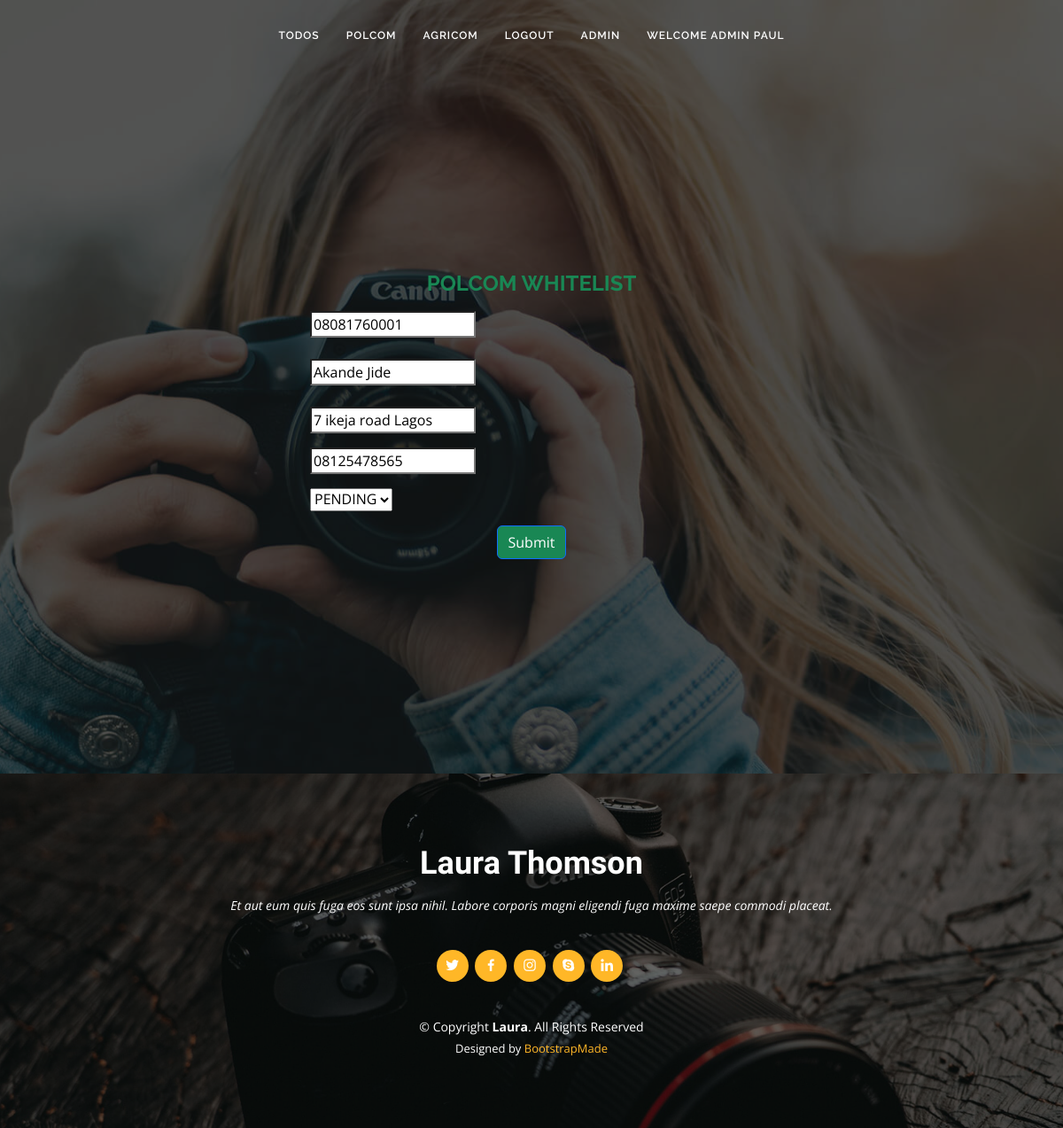
The app's page /agricom/update/1/ (signed in) with its own data.
### agricom/models.py (models this page shows, shortened)
class Agricom(models.Model):
    MYCHOICE = (
        ("pending", "PENDING"),
        ("done", "DONE")
    )
    PRINCIPAL = (
         ("yes", "YES"),
        ("no", "NO")
    )
    phone_number = models.CharField(max_length=11)
    names = models.CharField(max_length=100)
    address = models.CharField(max_length=255)
    alternate_num = models.CharField(max_length=11)
    status = models.CharField(max_length=7, choices=MYCHOICE)
    principal = models.CharField(max_length=3, choices=PRINCIPAL)
    user = models.ForeignKey(User, on_delete=models.CASCADE, blank=True, null=True)
    created_at = models.DateTimeField(auto_now_add=True, null=True)
    class Meta:
        ordering = ('-created_at', )

### agricom/views.py (the view)
# urls.py: path('update/<int:pk>/', UpdateNumber.as_view(), name='update-agricom'),
class UpdateNumber(LoginRequiredMixin, UpdateView):
    model = Agricom
    fields = ['phone_number', 'names', 'address', 'alternate_num', 'status', ]
    template_name = 'agricom/create.html'
    success_url = reverse_lazy('agricom')

### templates/agricom/create.html (shortened to what this page needs)
{% extends 'base.html' %}
{% load bootstrap5 %}
{% load bootstrap_icons %}
{% block content %}
{% load static %}
 <section id="about" class="about">
    <div class="container" data-aos="fade-up">
      <div class="section-title mt-5">
        <div class="container layer2">
            <div class="row my-5">
                <div class="col-md-3"></div>
                <div class="col-md-6 p-4">
                    <form action="" method="post" class="form">
                        <h4 class="text-headert text-success m-3"><strong>POLCOM WHITELIST</strong></h4>
                          <div class="form-group">
                            <div class="input-group">
                                {{form.phone_number}}
                            </div>
                            </div>
                            <div class="form-group  mt-4 mb-4">
                          <div class="input-group">
                        {{form.names}}
                      </div>
                        </div>
                    <div class="form-group mb-3">
                      <div class="input-group">
                        {{form.address}}
                      </div>
                        </div>
                        <div class="form-group mb-3">
                            <div class="input-group">
                              {{form.alternate_num}}
                            </div>
                              </div>
                    <div class="form-group mb-3">
                      <div class="input-group">
                            <div class="d-flex justify-content-between">
                                {{form.status}}
                            </div>
                      </div>
                        </div>
                    <div class="form-group">
                      <button type="submit" class="btn btn-primary btn-block btn-md bg-success">Submit</button>
                    </div>
                    </form>
                </div>
                <div class="col-md-3"></div>
            </div>
        </div>
    </div>
    </div>
  </section>
  {% endblock content %}

### templates/base.html (shortened to what this page needs)
{% load static %}
<!DOCTYPE html>
<html lang="en">
<head>
  {% load bootstrap_icons %}
  <link href="{%  static  'assets/vendor/bootstrap/css/bootstrap.min.css' %}" rel="stylesheet">
  <link href="{%  static  'assets/vendor/bootstrap-icons/bootstrap-icons.css' %}" rel="stylesheet">
  <link href="{%  static  'assets/vendor/boxicons/css/boxicons.min.css' %}" rel="stylesheet">
  <link href="{%  static  'assets/vendor/glightbox/css/glightbox.min.css' %}" rel="stylesheet">
  <link href="{%  static  'assets/vendor/swiper/swiper-bundle.min.css' %}" rel="stylesheet">
  <link href="{%  static  'assets/css/style.css' %}" rel="stylesheet">
</head>
<body>
  <header id="header" class="fixed-top d-flex justify-content-center align-items-center header-transparent">
    <nav id="navbar" class="navbar">
      <ul>
        {% if not user.is_authenticated %}
        <li><a class="nav-link scrollto " href="{% url 'tasklist'%}">Home</a></li>
          <li><a class="nav-link scrollto" href="{% url 'create'%}">Add Task</a></li>
          <li><a class="nav-link scrollto " href="{% url 'login'%}">Login</a></li>
          <li><a class="nav-link scrollto " href="{% url 'register'%}">Register</a></li>
        {% elif user.is_superuser %}
        <li><a class="nav-link scrollto " href="{% url 'tasklist'%}">Todos</a></li>
        <li><a class="nav-link scrollto" href="{% url 'polcom'%}">PolCom</a></li>
        <li><a class="nav-link scrollto" href="{% url 'agricom'%}">Agricom</a></li>
        <li><a class="nav-link scrollto " href="{% url 'logout'%}">Logout</a></li>
        <li><a class="nav-link scrollto " href="{% url 'admins'%}">Admin</a></li>
        <li><a class="nav-link scrollto " href="#">Welcome Admin {{user.username}} <th scope="col">{% bs_icon 'person-fill'  size='1em' %}</th></a></li>
        {% endif %}
      </ul>
    </nav>
  </header>
  <main id="main">
    <section id="testimonials" class="testimonials">
      <div class="container position-relative">
            {% block content %}
            {% endblock content %}
      </div>
    </section>
  </main>
  <footer id="footer">
    <div class="container">
      <h3>Laura Thomson</h3>
      <p>Et aut eum quis fuga eos sunt ipsa nihil. Labore corporis magni eligendi fuga maxime saepe commodi placeat.</p>
      <div class="social-links">
        <a href="#" class="twitter"><i class="bx bxl-twitter"></i></a>
        <a href="#" class="facebook"><i class="bx bxl-facebook"></i></a>
        <a href="#" class="instagram"><i class="bx bxl-instagram"></i></a>
        <a href="#" class="google-plus"><i class="bx bxl-skype"></i></a>
        <a href="#" class="linkedin"><i class="bx bxl-linkedin"></i></a>
      </div>
      <div class="copyright">
        &copy; Copyright <strong><span>Laura</span></strong>. All Rights Reserved
      </div>
      <div class="credits">
        Designed by <a href="https://bootstrapmade.com/">BootstrapMade</a>
      </div>
    </div>
  </footer>
</body>
</html>

### static/assets/css/style.css (style rules this page uses)
body { font-family: "Open Sans", sans-serif; color: #444444; }
a { color: #ffb727; text-decoration: none; }
h1, h2, h3, h4, h5, h6 { font-family: "Raleway", sans-serif; }
#header { z-index: 997; transition: all 0.5s; height: 80px; background: rgba(25, 28, 31, 0.8); }
#header.header-transparent { background: transparent; }
.navbar { padding: 0; }
.navbar ul { margin: 0; padding: 0; display: flex; list-style: none; align-items: center; }
.navbar li { position: relative; }
.navbar a, .navbar a:focus { display: flex; align-items: center; justify-content: space-between; padding: 10px 15px; color: #fff; white-space: nowrap; transition: 0.3s; font-size: 12px; font-family: "Raleway", sans-serif; text-transform: uppercase; font-weight: 600; letter-spacing: 1px; }
section { padding: 60px 0; }
.section-title { text-align: center; padding: 30px 0; position: relative; }
.testimonials { padding: 80px 0; background: url("../img/testimonials-bg.jpg") no-repeat; background-position: center center; background-size: cover; position: relative; }
.testimonials::before { content: ""; position: absolute; left: 0; right: 0; top: 0; bottom: 0; background: rgba(14, 16, 17, 0.7); }
#footer { background: url("../img/footer-bg.jpg") top center no-repeat; background-size: cover; color: #fff; font-size: 14px; text-align: center; padding: 80px 0; position: relative; }
#footer::before { content: ""; position: absolute; left: 0; right: 0; top: 0; bottom: 0; background: rgba(0, 0, 0, 0.6); }
#footer .container { position: relative; }
#footer h3 { font-size: 36px; font-weight: 700; color: #fff; position: relative; font-family: "Satisfy", serif; padding: 0; margin: 0 0 15px 0; }
#footer p { font-size: 15; font-style: italic; padding: 0; margin: 0 0 40px 0; }
#footer .social-links { margin: 0 0 40px 0; }
#footer .social-links a { font-size: 18px; display: inline-block; background: #ffb727; color: #fff; line-height: 1; padding: 8px 0; margin-right: 4px; border-radius: 50%; text-align: center; width: 36px; height: 36px; transition: 0.3s; }
#footer .copyright { margin: 0 0 5px 0; }
#footer .credits { font-size: 13px; }

### records on screen
Agricom: phone_number "08081760001", names "Akande Jide", address "7 ikeja road Lagos", alternate_num "08125478565", status "PENDING"

### other values on screen
{{ user.username }} "PAUL"
